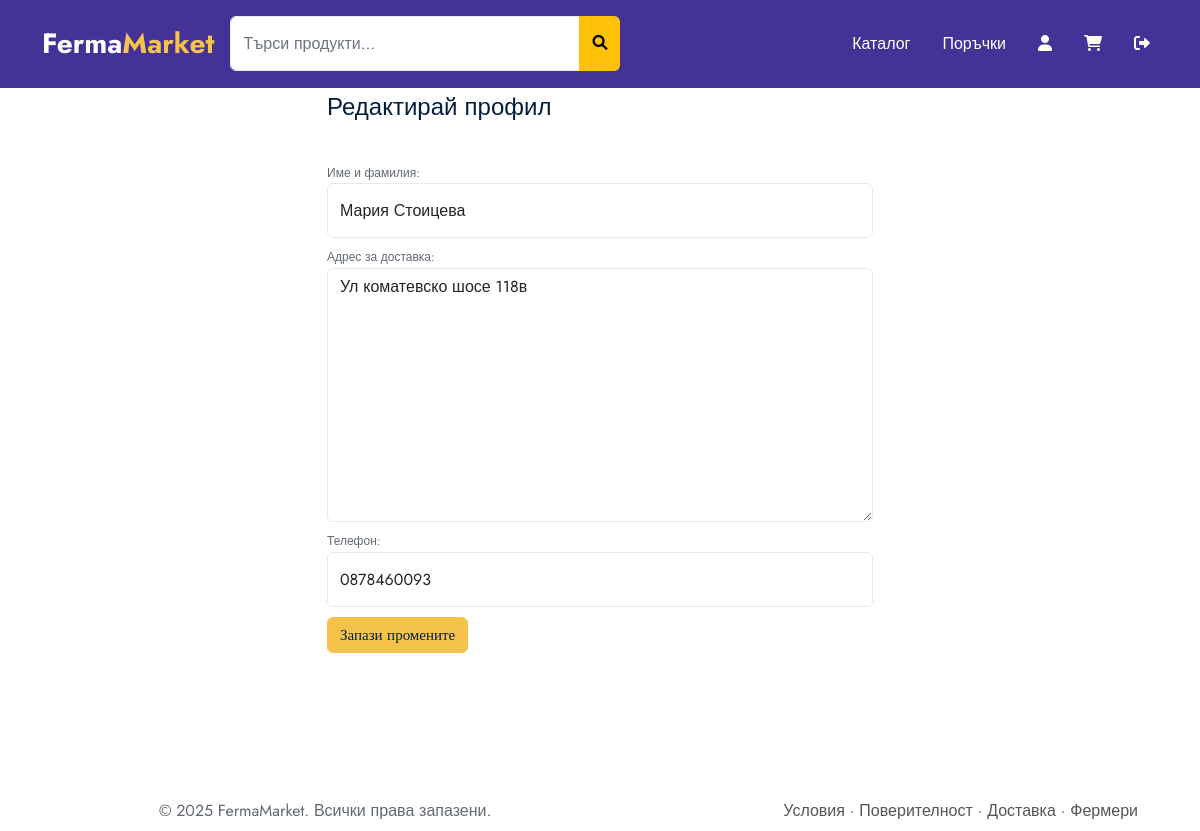
Page /client/profile/edit/ (signed in) on the committed database.
### fermamarket/clients/models.py (models this page shows, shortened)
class ClientProfile(models.Model):
    user = models.OneToOneField(CustomUser, on_delete=models.CASCADE)
    full_name = models.CharField(max_length=255)
    address = models.TextField()
    phone = models.CharField(max_length=20)

### fermamarket/clients/views.py (the view)
# urls.py: path('profile/edit/', edit_client_profile, name='edit_client_profile'),
@permission_required('clients.view_clientprofile', raise_exception=True)
def edit_client_profile(request):
    profile = getattr(request.user, 'clientprofile', None)
    if not profile:
        return HttpResponseForbidden("Нямате клиентски профил.")
    if request.method == 'POST':
        form = ClientProfileForm(request.POST, instance=profile)
        if form.is_valid():
            form.save()
            return redirect('client_profile')
    else:
        form = ClientProfileForm(instance=profile)
    return render(request, 'clients/profile_edit.html', {'form': form})

### fermamarket/clients/forms.py
class ClientProfileForm(forms.ModelForm):
    class Meta:
        model = ClientProfile
        fields = ['full_name', 'address', 'phone']
        labels = {
            'full_name': 'Име и фамилия',
            'address': 'Адрес за доставка',
            'phone': 'Телефон',
        }
    def __init__(self, *args, **kwargs):
        super().__init__(*args, **kwargs)
        for field in self.fields.values():
            field.widget.attrs.update({'class': 'form-control'})

### templates/clients/profile_edit.html (shortened to what this page needs)
{% extends 'base.html' %}
{% block content %}
<section class="pt60 pb60">
  <div class="container">
    <div class="row justify-content-center">
      <div class="col-md-8 col-lg-6">
        <h3 class="mb40">Редактирай профил</h3>
        <form method="post">
            {{ form.as_p }}
          <button type="submit" class="btn btn-thm">Запази промените</button>
        </form>
      </div>
    </div>
  </div>
</section>
{% endblock %}

### rows in the picture
ClientProfile: full_name "Мария Стоицева", address "Ул коматевско шосе 118в", phone "0878460093"
